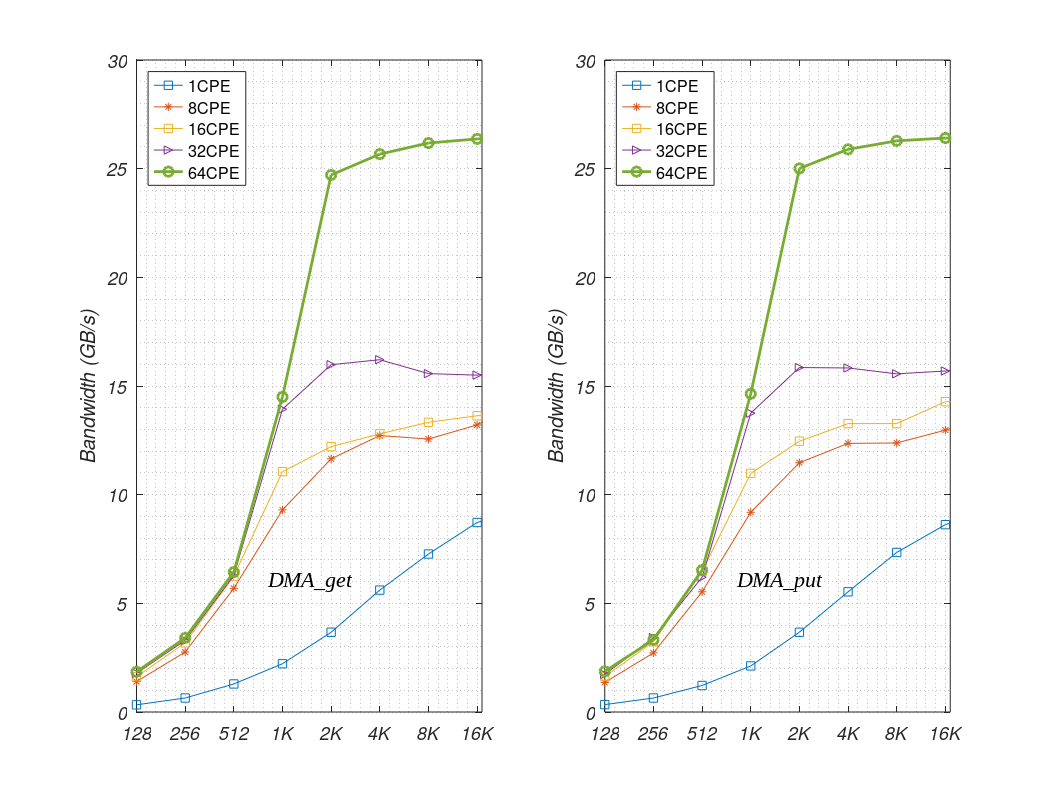

The MATLAB script that drew this image:
clc;clear;close all

%dsize_label = [1 2 4 8 16 32 64 128];
get1cpe = [0.331054688 0.644335938 1.29 2.22 3.67 5.61 7.27 8.72 9.34 9.6 9.97];
get8cpe = [1.4 2.76 5.69 9.3 11.65 12.72 12.56 13.21 14.43 13.79 13.52];
get16cpe = [1.62 3.18 6.25 11.06 12.21 12.8 13.33 13.63 13.98 13.95 14.05];
get32cpe = [1.78 3.3 6.28 13.93 15.98 16.21 15.57 15.5 15.81 15.96 16];
get64cpe = [1.85 3.41 6.44 14.5 24.71 25.67 26.18 26.37 26.38 26.35 26.63];

put1cpe = [0.340595703 0.644375 1.22 2.12 3.67 5.53 7.34 8.62 9.34 9.6 9.97];
put8cpe = [1.36 2.72 5.53 9.19 11.47 12.36 12.38 12.97 13.77 13.97 13.37];
put16cpe = [1.63 3.23 6.47 10.98 12.46 13.27 13.27 14.28 14.23 14.9 14.57];
put32cpe = [1.73 3.42 6.2 13.75 15.85 15.83 15.56 15.69 15.95 15.79 15.46];
put64cpe = [1.87 3.32 6.53 14.64 25.01 25.89 26.28 26.41 26.41 26.59 26.63];
x = [1:size(get1cpe)];

fg = figure('Unit','centimeters','Position',[1 1 25 16]);
orient(fg, 'landscape');

%subplot(2,2,1)
width=0.45;
height=0.42;

posx=[ 0.07 0.535 0.07 0.535 ];
posy=[ 0.56 0.56 0.12 0.12 ];

dsize = [1:size(get1cpe, 2)];

subplot(1,2,1)
im2 = plot(dsize, get1cpe, '-s', ...
    dsize, get8cpe, '-*',  ...
    dsize, get16cpe, '-s', ...
    dsize, get32cpe, '->', ...
    dsize, get64cpe, '-o', ...
    'MarkerSize', 7, 'Linewidth', 2);

set(gca, 'XTick', [1:8]);
set(gca, 'XTickLabel', {'128', '256', '512', '1K', '2K', '4K', '8K', '16K', '24K', '32K', '48K'})
axis([1 8.1 0 30]) 
grid minor
h_legend = legend('1CPE', '8CPE',  '16CPE',  '32CPE', '64CPE', 'Location', 'northwest');
ylabel('Bandwidth (GB/s)');
text(3.7, 6,'DMA\_get', 'FontSize', 16, 'FontName', 'TimesNewRoman', 'FontAngle','italic')
set(gca, 'FontAngle','italic');
set(gca, 'FontSize', 13);
set(findall( 0, 'FontName', 'Helvetica' ), 'FontName', 'TimesNewRoman' )

subplot(1,2,2)
im3 = plot(dsize, put1cpe, '-s', ...
    dsize, put8cpe, '-*',  ...
    dsize, put16cpe, '-s', ...
    dsize, put32cpe, '->', ...
    dsize, put64cpe, '-o', ...
    'MarkerSize', 7, 'Linewidth', 2);

set(gca, 'XTick', [1:8]);
set(gca, 'XTickLabel', {'128', '256', '512', '1K', '2K', '4K', '8K', '16K', '24K', '32K', '48K'})
axis([1 8.1 0 30]) 
grid minor
h_legend = legend('1CPE', '8CPE',  '16CPE',  '32CPE', '64CPE', 'Location', 'northwest');
ylabel('Bandwidth (GB/s)');
text(3.7, 6,'DMA\_put', 'FontSize', 16, 'FontName', 'TimesNewRoman', 'FontAngle','italic')
set(gca, 'FontAngle','italic');
set(gca, 'FontSize', 13);
set(findall( 0, 'FontName', 'Helvetica' ), 'FontName', 'TimesNewRoman' )
